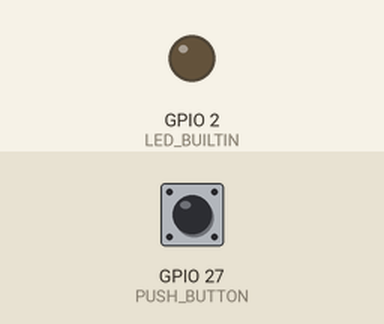
Recording of a program running on a simulated ESP32. Parts: output pins drawn as LEDs (lit = HIGH). Dashed ring = blinking. The test bench sets the inputs (shaded band); at power-on: GPIO 27 (PUSH_BUTTON) HIGH. WiFi joins after 1.5 s; servers stay silent unless stated; the local clock reads 2024-03-15 10:24:30 at power-on unless the program sets it; what the program prints to the serial monitor is not drawn.

Above: at 0.01 s.
At 0.51 s:
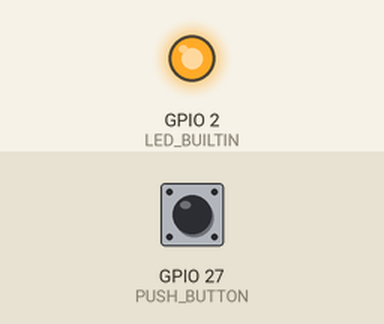
At 2.7 s:
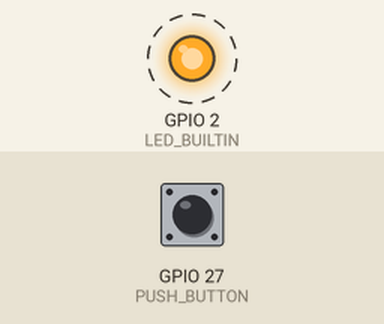
2.8 s: GPIO 27 (PUSH_BUTTON) pulled LOW for 0.15 s
Timing chart, 0 to 11.8 s (numbered marks = the images above; inputs shaded):
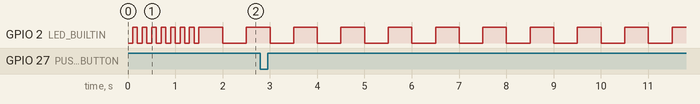

Measured:
- by itself, GPIO 2 (LED_BUILTIN): alternates HIGH for 0.50 s and LOW for 0.50 s

The program:

main.cpp
```cpp
#include <Arduino.h>

#include <iostream>

#include "ACS712.h"
#include "Event.hpp"
#include "FSMachine.hpp"
#include "NetworkClient.hpp"
#include "OneButton.h"
#include "Packet.hpp"
#include "Ticker.h"
#include "WiFiManager.h"

#include "config.hpp"

OneButton button(PUSH_BUTTON, true);
Ticker blinker;
Ticker memory;
ACS712 sensor(ACS712_05B, SENSOR);

Packet packet;
NetworkClient networkClient = NetworkClient(server, port);
Event event = Event::IDLE;
Protocol protocol = Protocol();
FSMachine fsMachine = FSMachine(username, password);

const float blink_ok = 0.5;
const float blink_nok = 0.1;
const uint32_t pulse = 60000;

void blink()
{
  digitalWrite(BUILTIN_LED, !digitalRead(BUILTIN_LED));
}

void showStatus()
{
  std::cout << ">> " << millis() << "ms FreeHeap: " << ESP.getFreeHeap() << "b FreePsram: " << ESP.getFreePsram() << "b" << std::endl;
}

void triggerCall()
{
  event = Event::TRIGGER_REGISTER;
#ifdef VERBOSE
  std::cout << "call triggered: " << (int)event << std::endl;
#endif
}

void reset()
{
  ESP.restart();
  delay(5000);
}

void setupWiFi()
{
  WiFiManager wifiManager;

  WiFi.mode(WIFI_STA);

  if (!digitalRead(PUSH_BUTTON))
  {
    blinker.detach();
    digitalWrite(BUILTIN_LED, LOW);

    wifiManager.resetSettings();
    delay(5000);

    reset();
  }

  wifiManager.setTimeout(180);
  wifiManager.setConnectTimeout(10);

#ifdef VERBOSE
  wifiManager.setDebugOutput(true);
#else
  wifiManager.setDebugOutput(false);
#endif

  WiFi.setHostname(hostname);

  if (!wifiManager.autoConnect(hostname))
  {
    reset();
  }

  networkClient.begin(&packet);
}

void setup()
{
  Serial.begin(460800);

  pinMode(LED_BUILTIN, OUTPUT);
  pinMode(PUSH_BUTTON, INPUT_PULLUP);

  std::cout << std::endl
            << "verbose: ";

#ifdef VERBOSE
  std::cout
      << "enabled" << std::endl
      << std::endl;
#else
  std::cout
      << "disabled" << std::endl
      << std::endl;
#endif

  memory.attach_ms(pulse, showStatus);
  blinker.attach(blink_nok, blink);
  button.attachClick(triggerCall);

  setupWiFi();

  blinker.attach(blink_ok, blink);
}

void loop()
{
  button.tick();

  event = fsMachine.loop(event, &packet);

  if (event == Event::SEND)
  {
    std::cout << "send:" << std::endl
              << packet.payload << std::endl;
    networkClient.send(&packet);
  }

  if (networkClient.listen(&packet))
  {
    std::cout << "received:" << std::endl
              << packet.payload << std::endl;
    event = Event::RECEIVED;
  }
}
```

config.hpp
```cpp
#ifndef CONFIG_HPP_
#define CONFIG_HPP_

#define PUSH_BUTTON 27
#define SENSOR A0

const char *hostname = "sipDoorbell";
const char *server = "fritz.box";
const uint16_t port = 5060;
const char *username = "doorbell";
const char *password = "Drei3Zehn";

#endif
```
